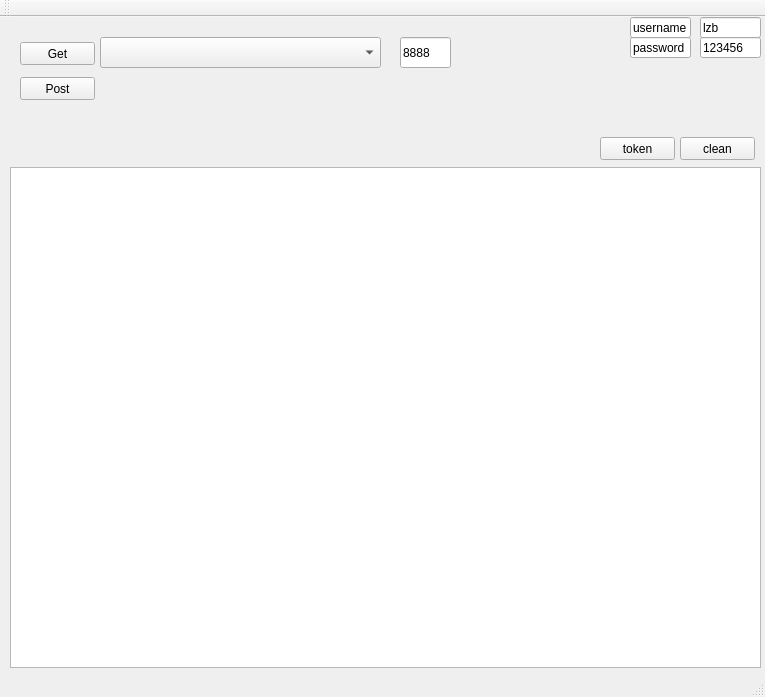
<?xml version="1.0" encoding="UTF-8"?>
<ui version="4.0">
 <class>MainWindow</class>
 <widget class="QMainWindow" name="MainWindow">
  <property name="geometry">
   <rect>
    <x>0</x>
    <y>0</y>
    <width>765</width>
    <height>697</height>
   </rect>
  </property>
  <property name="windowTitle">
   <string>MainWindow</string>
  </property>
  <widget class="QWidget" name="centralWidget">
   <widget class="QPushButton" name="pushButton">
    <property name="geometry">
     <rect>
      <x>20</x>
      <y>25</y>
      <width>75</width>
      <height>23</height>
     </rect>
    </property>
    <property name="text">
     <string>Get</string>
    </property>
   </widget>
   <widget class="QTextBrowser" name="textBrowser">
    <property name="geometry">
     <rect>
      <x>10</x>
      <y>150</y>
      <width>751</width>
      <height>501</height>
     </rect>
    </property>
   </widget>
   <widget class="QPushButton" name="cleanButton">
    <property name="geometry">
     <rect>
      <x>680</x>
      <y>120</y>
      <width>75</width>
      <height>23</height>
     </rect>
    </property>
    <property name="text">
     <string>clean</string>
    </property>
   </widget>
   <widget class="QLineEdit" name="portEdit">
    <property name="geometry">
     <rect>
      <x>400</x>
      <y>20</y>
      <width>51</width>
      <height>31</height>
     </rect>
    </property>
    <property name="text">
     <string>8888</string>
    </property>
   </widget>
   <widget class="QPushButton" name="postButton">
    <property name="geometry">
     <rect>
      <x>20</x>
      <y>60</y>
      <width>75</width>
      <height>23</height>
     </rect>
    </property>
    <property name="text">
     <string>Post</string>
    </property>
   </widget>
   <widget class="QLineEdit" name="Editparam_k1">
    <property name="geometry">
     <rect>
      <x>630</x>
      <y>0</y>
      <width>61</width>
      <height>21</height>
     </rect>
    </property>
    <property name="text">
     <string>username</string>
    </property>
   </widget>
   <widget class="QLineEdit" name="Editparam_v1">
    <property name="geometry">
     <rect>
      <x>700</x>
      <y>0</y>
      <width>61</width>
      <height>21</height>
     </rect>
    </property>
    <property name="text">
     <string>lzb</string>
    </property>
   </widget>
   <widget class="QLineEdit" name="Editparam_k2">
    <property name="geometry">
     <rect>
      <x>630</x>
      <y>20</y>
      <width>61</width>
      <height>21</height>
     </rect>
    </property>
    <property name="text">
     <string>password</string>
    </property>
   </widget>
   <widget class="QLineEdit" name="Editparam_v2">
    <property name="geometry">
     <rect>
      <x>700</x>
      <y>20</y>
      <width>61</width>
      <height>21</height>
     </rect>
    </property>
    <property name="text">
     <string>123456</string>
    </property>
   </widget>
   <widget class="QPushButton" name="tokenButton">
    <property name="geometry">
     <rect>
      <x>600</x>
      <y>120</y>
      <width>75</width>
      <height>23</height>
     </rect>
    </property>
    <property name="text">
     <string>token</string>
    </property>
   </widget>
   <widget class="QComboBox" name="comboBox">
    <property name="geometry">
     <rect>
      <x>100</x>
      <y>20</y>
      <width>281</width>
      <height>31</height>
     </rect>
    </property>
    <property name="currentText">
     <string/>
    </property>
    <property name="currentIndex">
     <number>-1</number>
    </property>
   </widget>
  </widget>
  <widget class="QMenuBar" name="menuBar">
   <property name="geometry">
    <rect>
     <x>0</x>
     <y>0</y>
     <width>765</width>
     <height>23</height>
    </rect>
   </property>
  </widget>
  <widget class="QToolBar" name="mainToolBar">
   <attribute name="toolBarArea">
    <enum>TopToolBarArea</enum>
   </attribute>
   <attribute name="toolBarBreak">
    <bool>false</bool>
   </attribute>
  </widget>
  <widget class="QStatusBar" name="statusBar"/>
 </widget>
 <layoutdefault spacing="6" margin="11"/>
 <resources/>
 <connections/>
</ui>
